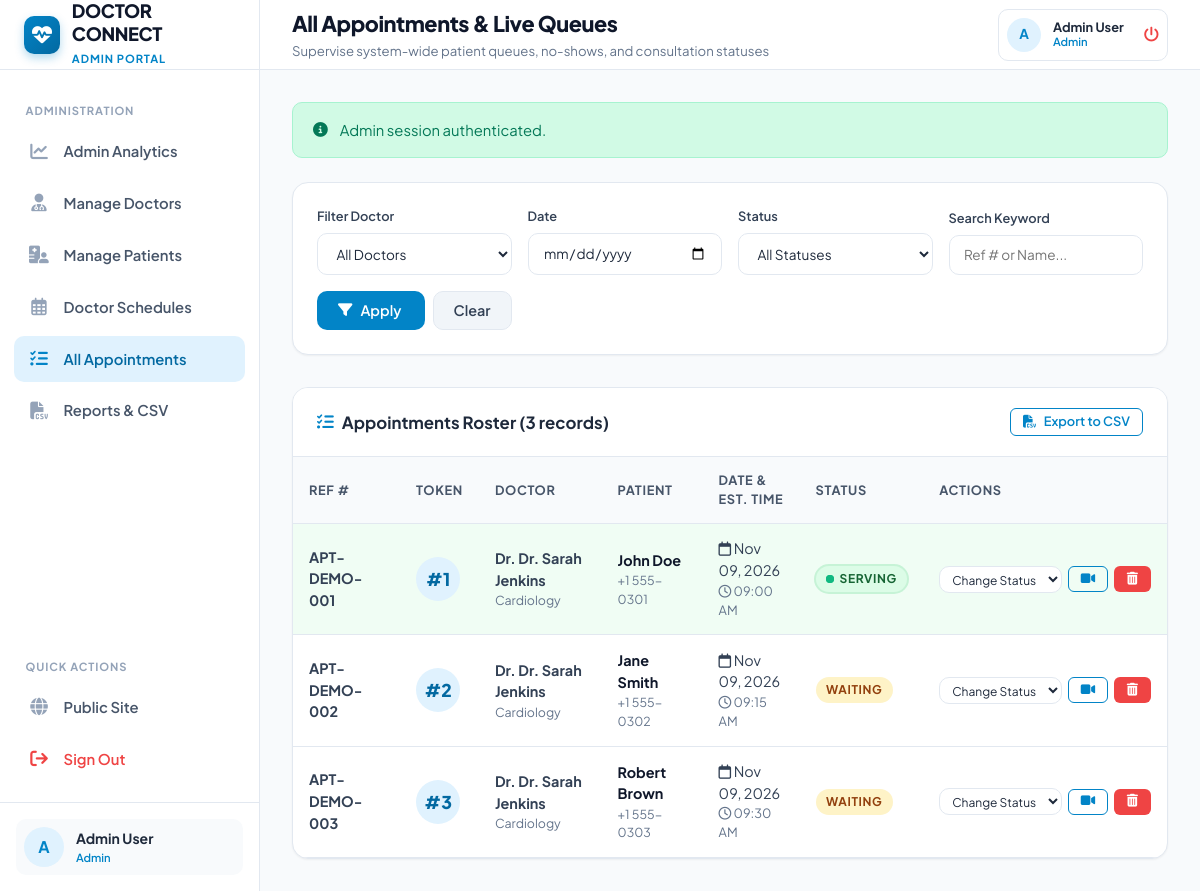
The page /admin/appointments.php (signed in) on the database its author committed.
### tables this page shows
CREATE TABLE `appointments` (
  `id` INT AUTO_INCREMENT PRIMARY KEY,
  `appointment_number` VARCHAR(50) NOT NULL UNIQUE,
  `patient_id` INT NOT NULL,
  `doctor_id` INT NOT NULL,
  `appointment_date` DATE NOT NULL,
  `token_number` INT NOT NULL,
  `estimated_time` TIME NOT NULL,
  `status` ENUM('waiting', 'serving', 'completed', 'no_show', 'cancelled') NOT NULL DEFAULT 'waiting',
  `symptoms` TEXT NULL,
  `consultation_notes` TEXT NULL,
  `prescription` TEXT NULL,
  `meeting_room` VARCHAR(100) NOT NULL,
  `called_at` DATETIME NULL,
  `started_at` DATETIME NULL,
  `completed_at` DATETIME NULL,
  `created_at` TIMESTAMP DEFAULT CURRENT_TIMESTAMP,
  `updated_at` TIMESTAMP DEFAULT CURRENT_TIMESTAMP ON UPDATE CURRENT_TIMESTAMP,
  CONSTRAINT `fk_appointments_patient` FOREIGN KEY (`patient_id`) REFERENCES `users` (`id`) ON DELETE CASCADE,
  CONSTRAINT `fk_appointments_doctor` FOREIGN KEY (`doctor_id`) REFERENCES `doctors` (`id`) ON DELETE CASCADE,
  UNIQUE KEY `unique_doc_date_token` (`doctor_id`, `appointment_date`, `token_number`),
  INDEX `idx_apt_status` (`status`),
  INDEX `idx_apt_date` (`appointment_date`),
  INDEX `idx_apt_patient` (`patient_id`)
);

CREATE TABLE `users` (
  `id` INT AUTO_INCREMENT PRIMARY KEY,
  `name` VARCHAR(100) NOT NULL,
  `email` VARCHAR(150) NOT NULL UNIQUE,
  `password` VARCHAR(255) NOT NULL,
  `role` ENUM('patient', 'doctor', 'admin') NOT NULL DEFAULT 'patient',
  `phone` VARCHAR(30) NULL,
  `gender` ENUM('male', 'female', 'other') DEFAULT 'male',
  `date_of_birth` DATE NULL,
  `blood_group` VARCHAR(10) NULL,
  `address` TEXT NULL,
  `profile_image` VARCHAR(255) NULL,
  `created_at` TIMESTAMP DEFAULT CURRENT_TIMESTAMP,
  `updated_at` TIMESTAMP DEFAULT CURRENT_TIMESTAMP ON UPDATE CURRENT_TIMESTAMP,
  INDEX `idx_user_role` (`role`),
  INDEX `idx_user_email` (`email`)
);

CREATE TABLE `doctors` (
  `id` INT AUTO_INCREMENT PRIMARY KEY,
  `user_id` INT NOT NULL UNIQUE,
  `specialization` VARCHAR(100) NOT NULL,
  `qualification` VARCHAR(100) NOT NULL,
  `experience_years` INT NOT NULL DEFAULT 5,
  `consultation_fee` DECIMAL(10,2) NOT NULL DEFAULT 500.00,
  `avg_consultation_time` INT NOT NULL DEFAULT 15 COMMENT 'in minutes',
  `bio` TEXT NULL,
  `room_number` VARCHAR(50) DEFAULT 'Room 101',
  `status` ENUM('active', 'inactive') NOT NULL DEFAULT 'active',
  `created_at` TIMESTAMP DEFAULT CURRENT_TIMESTAMP,
  `updated_at` TIMESTAMP DEFAULT CURRENT_TIMESTAMP ON UPDATE CURRENT_TIMESTAMP,
  CONSTRAINT `fk_doctors_user` FOREIGN KEY (`user_id`) REFERENCES `users` (`id`) ON DELETE CASCADE
);

### includes/functions.php (called while the page is built, shortened)
<?php
function sanitize_input(?string $data): string
{
    return htmlspecialchars(trim($data), ENT_QUOTES, 'UTF-8');
}
function e(?string $data): string
{
    return htmlspecialchars((string) ($data ?? ''), ENT_QUOTES, 'UTF-8');
}
function format_time(?string $timeStr): string
{
    return date('h:i A', strtotime($timeStr));
}
function format_date(?string $dateStr): string
{
    return date('M d, Y', strtotime($dateStr));
}

### admin/appointments.php (the view, shortened to what this page needs)
<?php
$pdo = get_db_connection();
$date = sanitize_input($_GET['date'] ?? '');
$search = sanitize_input($_GET['search'] ?? '');
$sql = "SELECT a.*, d.specialization, d.consultation_fee, doc_u.name AS doctor_name, pat_u.name AS patient_name, pat_u.phone AS patient_phone
        FROM appointments a
        JOIN doctors d ON a.doctor_id = d.id
        JOIN users doc_u ON d.user_id = doc_u.id
        JOIN users pat_u ON a.patient_id = pat_u.id
        WHERE 1=1";
$params = [];
$sql .= " ORDER BY a.appointment_date DESC, a.token_number ASC LIMIT 100";
$stmt = $pdo->prepare($sql);
$stmt->execute($params);
$appointments = $stmt->fetchAll();
require_once __DIR__ . '/../includes/header.php';
?>
<div class="card" style="margin-bottom: 2rem;">
    <div class="card-body">
        <form method="GET" action="appointments.php" style="display: grid; grid-template-columns: repeat(auto-fit, minmax(180px, 1fr)); gap: 1rem; align-items: flex-end;">
            <div>
                <label class="form-label" style="font-size: 0.8rem;">Filter Doctor</label>
                <select name="doctor_id" class="form-select" style="font-size: 0.85rem;">
                    <option value="">All Doctors</option>
                </select>
            </div>
            <div>
                <label class="form-label" style="font-size: 0.8rem;">Date</label>
                <input type="date" name="date" class="form-control" style="font-size: 0.85rem;" value="<?= e($date); ?>">
            </div>
            <div>
                <label class="form-label" style="font-size: 0.8rem;">Status</label>
                <select name="status" class="form-select" style="font-size: 0.85rem;">
                    <option value="">All Statuses</option>
                </select>
            </div>
            <div>
                <label class="form-label" style="font-size: 0.8rem;">Search Keyword</label>
                <input type="text" name="search" class="form-control" style="font-size: 0.85rem;" placeholder="Ref # or Name..." value="<?= e($search); ?>">
            </div>
            <div style="display: flex; gap: 0.5rem;">
                <button type="submit" class="btn btn-primary" style="flex: 1;"><i class="fa-solid fa-filter"></i> Apply</button>
                <a href="appointments.php" class="btn btn-secondary">Clear</a>
            </div>
        </form>
    </div>
</div>
<div class="card">
    <div class="card-header">
        <div class="card-title">
            <i class="fa-solid fa-list-check" style="color: var(--primary);"></i>
            Appointments Roster (<?= count($appointments); ?> records)
        </div>
        <a href="reports.php" class="btn btn-outline btn-sm">
            <i class="fa-solid fa-file-csv"></i> Export to CSV
        </a>
    </div>
    <div class="table-responsive">
        <table class="table">
            <thead>
                <tr>
                    <th>Ref #</th>
                    <th>Token</th>
                    <th>Doctor</th>
                    <th>Patient</th>
                    <th>Date & Est. Time</th>
                    <th>Status</th>
                    <th>Actions</th>
                </tr>
            </thead>
            <tbody>
                <?php if (empty($appointments)): ?>
                    <tr><td colspan="7" style="text-align: center; padding: 2.5rem; color: var(--slate-400);">No appointments matched your query.</td></tr>
                <?php else: ?>
                    <?php foreach ($appointments as $apt): ?>
                        <tr <?= $apt['status'] === 'serving' ? 'style="background-color: #f0fdf4;"' : ''; ?>>
                            <td><strong><?= e($apt['appointment_number']); ?></strong></td>
                            <td><strong class="patient-token-badge">#<?= (int)$apt['token_number']; ?></strong></td>
                            <td>
                                <div style="font-weight: 700;">Dr. <?= e($apt['doctor_name']); ?></div>
                                <div style="font-size: 0.775rem; color: var(--slate-500);"><?= e($apt['specialization']); ?></div>
                            </td>
                            <td>
                                <div style="font-weight: 700; color: var(--slate-900);"><?= e($apt['patient_name']); ?></div>
                                <div style="font-size: 0.775rem; color: var(--slate-500);"><?= e($apt['patient_phone'] ?: 'No phone'); ?></div>
                            </td>
                            <td>
                                <div><i class="fa-regular fa-calendar"></i> <?= format_date($apt['appointment_date']); ?></div>
                                <div style="font-size: 0.8rem; color: var(--slate-500);"><i class="fa-regular fa-clock"></i> <?= format_time($apt['estimated_time']); ?></div>
                            </td>
                            <td>
                                <span class="badge badge-<?= e($apt['status']); ?>">
                                    <?php if ($apt['status'] === 'serving'): ?><span class="pulse-dot"></span><?php endif; ?>
                                    <?= ucfirst(e($apt['status'])); ?>
                                </span>
                            </td>
                            <td>
                                <div style="display: flex; gap: 0.35rem; align-items: center;">
                                    <form method="POST" action="appointments.php" style="display: inline;">
                                        <select name="new_status" class="form-select" style="padding: 0.25rem 0.5rem; font-size: 0.75rem; width: auto;" onchange="this.form.submit()">
                                            <option value="" disabled selected>Change Status</option>
                                        </select>
                                    </form>
                                    <a href="https://meet.jit.si/<?= urlencode($apt['meeting_room']); ?>" target="_blank" class="btn btn-outline btn-sm" title="Open Video Room">
                                        <i class="fa-solid fa-video"></i>
                                    </a>
                                    <form method="POST" action="appointments.php" style="display: inline;" onsubmit="return confirm('Delete appointment #<?= e($apt['appointment_number']); ?>?')">
                                        <button type="submit" class="btn btn-danger btn-sm" title="Delete">
                                            <i class="fa-solid fa-trash-can"></i>
                                        </button>
                                    </form>
                                </div>
                            </td>
                        </tr>
                    <?php endforeach; ?>
                <?php endif; ?>
            </tbody>
        </table>
    </div>
</div>
<?php require_once __DIR__ . '/../includes/footer.php'; ?>

### rows shown on the page
appointments: appointment_number "APT-DEMO-001", token_number "1", users.name "Dr. Sarah Jenkins", doctor.specialization "Cardiology", patient.name "John Doe", patient.phone "+1 555-0301", appointment_date "Nov 09, 2026", estimated_time "09:00 AM", status "SERVING"
appointments: appointment_number "APT-DEMO-002", token_number "2", users.name "Dr. Sarah Jenkins", doctor.specialization "Cardiology", patient.name "Jane Smith", patient.phone "+1 555-0302", appointment_date "Nov 09, 2026", estimated_time "09:15 AM", status "WAITING"
appointments: appointment_number "APT-DEMO-003", token_number "3", users.name "Dr. Sarah Jenkins", doctor.specialization "Cardiology", patient.name "Robert Brown", patient.phone "+1 555-0303", appointment_date "Nov 09, 2026", estimated_time "09:30 AM", status "WAITING"

### other values the page prints
$currentRole "ADMIN"
substr($currentUser['name'] ?? 'U', 0, 1) "A"
$currentUser['name'] "Admin User"
$currentRole "Admin"
$pageTitle "All Appointments & Live Queues"
$pageSubtitle "Supervise system-wide patient queues, no-shows, and consultation statuses"
$currentUser['role'] "Admin"
$flash['message'] "Admin session authenticated."
count($appointments) "3"
